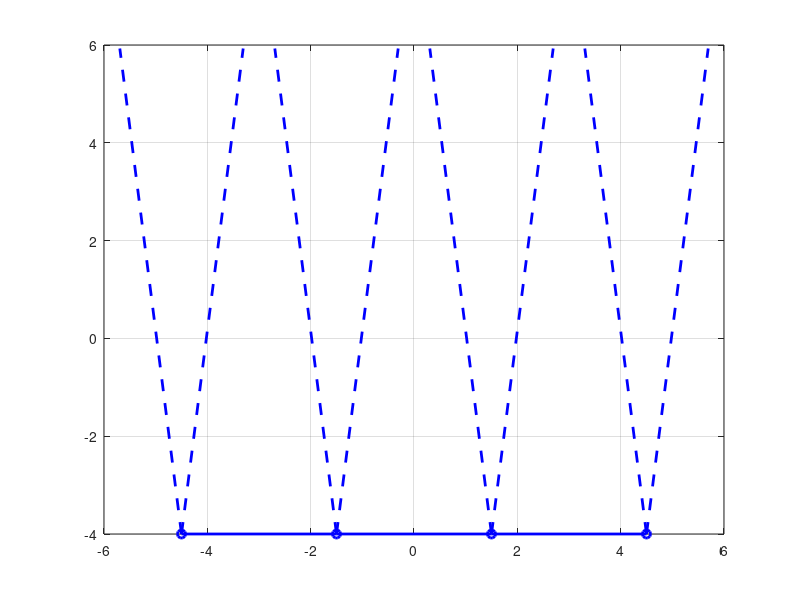

MATLAB code for this plot: (Note: this script raises an error after producing the figure.)
close all
clear all
clc
%%
xc = [0,3,-3,6,-6];
radiusCircle = 1;
FOV = atan(0.5/5)+0.02;

figure1 = figure(1);

% Create axes
axes1 = axes('Parent',figure1);
hold(axes1,'on');

% subplot(1,2,1)
hold on;grid on; box on;

% pgon = polyshape([-1 -1 1 1], [-1 1 1 -1]);
% plot(pgon,'FaceColor','red','FaceAlpha',0.8);
% pgon = polyshape([-4 -4 -2 -2], [-1 1 1 -1]);
% plot(pgon,'FaceColor','red','FaceAlpha',0.8);
% pgon = polyshape([4 4 2 2], [-1 1 1 -1]);
% plot(pgon,'FaceColor','red','FaceAlpha',0.8);
% pgon = polyshape([-7 -7 -5 -5], [-1 1 1 -1]);
% plot(pgon,'FaceColor','red','FaceAlpha',0.8);
% pgon = polyshape([7 7 5 5], [-1 1 1 -1]);
% plot(pgon,'FaceColor','red','FaceAlpha',0.8);

VerticesLocationX = [4.5,1.5,-1.5,-4.5];
VerticesLocationY = -4*ones(1,length(VerticesLocationX));
VerticesLocation = [VerticesLocationX;VerticesLocationY];
commandpath = plot(VerticesLocationX,VerticesLocationY,'o-','linewidth',2,'color',[0 0 1]);

for i=1:1:length(VerticesLocationX)
r = 10;

teta = pi/2+FOV;
x = [VerticesLocation(1,i),VerticesLocation(1,i)+r *cos(teta)];
y = [VerticesLocation(2,i),VerticesLocation(2,i)+r *sin(teta)];
plot(x,y,'b--','lineWidth',2)
teta = pi/2-FOV;

x = [VerticesLocation(1,i),VerticesLocation(1,i)+r *cos(teta)];
y = [VerticesLocation(2,i),VerticesLocation(2,i)+r *sin(teta)];
plot(x,y,'b--','lineWidth',2)
end






% %execution-coverage
% % Define x, f(x), and M(x)
% fUpper = 3.5*ones(length(x),1);
% fLower = 3*ones(length(x),1);
% M = x+7;
% % Define the vertices: the points at (x, f(x)) and (x, 0)
% N = length(x);
% verts = [x(:), fUpper(:); x(:) fLower(:)];
% % Define the faces to connect each adjacent f(x) and the corresponding points at y = 0.
% q = (1:N-1)';
% faces = [q, q+1, q+N+1, q+N];
% p = patch('Faces', faces, 'Vertices', verts, 'FaceVertexCData', [M(:); M(:)], 'FaceColor', 'interp', 'EdgeColor', 'none')

x = [-7:0.01:7]';
POIStrip = [x,ones(length(x),1)*3]';


M_command =0;
for i=1:1:length(POIStrip)
    p=0;
    for j=1:1:length(VerticesLocation)
        p = 1-(1-p)*(1-IsInspectPOI(VerticesLocation(:,j),POIStrip(:,i),xc,radiusCircle,FOV));
    end
    M_command(i) = p;
end


% [aa,bb] =find(M_command>0.5);
% POIStrip = POIStrip(:,bb);
% M_command = M_command(bb);

grayColor = [0.7 .7 0.5,0.1];
mc = 100;
M_execution =zeros(length(POIStrip),1);

for j=1:1:mc
    PoseUpdateTheta = VerticesLocation;
    for i=1:1:length(PoseUpdateTheta)
        r = abs(rand_mu_sigma(0,1,1,1)*1);
        azimuth = rand_mu_sigma(0,2*pi,1,1);
        lastError = [
            r * cos(azimuth)
            r * sin(azimuth)];
        PoseUpdateTheta(:,i) = PoseUpdateTheta(:,i) +lastError;
    end
    plot(PoseUpdateTheta(1,:),PoseUpdateTheta(2,:),'lineWidth',2,'Color', grayColor)
%     plot(PoseUpdateTheta(1,:),PoseUpdateTheta(2,:),'o','lineWidth',2,'Color', grayColor)
    
    
    for i=1:1:length(POIStrip)
        p=0;
        for k=1:1:length(PoseUpdateTheta)
            p = 1-(1-p)*(1-IsInspectPOI(PoseUpdateTheta(:,k),POIStrip(:,i),xc,radiusCircle,FOV));
        end
        M_execution(i) = M_execution(i)+p;
    end
end
M_execution = M_execution./mc;

grayColor = [0.7 .7 0.5,1];
executionpath = plot(PoseUpdateTheta(1,:),PoseUpdateTheta(2,:),'o-','lineWidth',2,'Color', grayColor)
for i=1:1:length(PoseUpdateTheta)
r = 10;
teta = pi/2+FOV;
x = [PoseUpdateTheta(1,i),PoseUpdateTheta(1,i)+r *cos(teta)];
y = [PoseUpdateTheta(2,i),PoseUpdateTheta(2,i)+r *sin(teta)];
plot(x,y,'--','lineWidth',2,'Color', grayColor)
teta = pi/2-FOV;

x = [PoseUpdateTheta(1,i),PoseUpdateTheta(1,i)+r *cos(teta)];
y = [PoseUpdateTheta(2,i),PoseUpdateTheta(2,i)+r *sin(teta)];
plot(x,y,'--','lineWidth',2,'Color', grayColor)
end

%command-coverage
% Define x, f(x), and M(x)
x = POIStrip(1,:);
fUpper = 3.5*ones(length(x),1);
fLower = 3*ones(length(x),1);
% M = -x+7;
% Define the vertices: the points at (x, f(x)) and (x, 0)
N = length(x);
verts = [x(:), fUpper(:); x(:) fLower(:)];
% Define the faces to connect each adjacent f(x) and the corresponding points at y = 0.
q = (1:N-1)';
faces = [q, q+1, q+N+1, q+N];
p_execution = patch('Faces', faces, 'Vertices', verts, 'FaceVertexCData', [M_execution(:); M_execution(:)], 'FaceColor', 'interp', 'EdgeColor', 'none')
uistack(p_execution,'top');

%command-coverage
% Define x, f(x), and M(x)
x = POIStrip(1,:);
fUpper = 3*ones(length(x),1);
fLower = 2.5*ones(length(x),1);
% M = -x+7;
% Define the vertices: the points at (x, f(x)) and (x, 0)
N = length(x);
verts = [x(:), fUpper(:); x(:) fLower(:)];
% Define the faces to connect each adjacent f(x) and the corresponding points at y = 0.
q = (1:N-1)';
faces = [q, q+1, q+N+1, q+N];
p_command = patch('Faces', faces, 'Vertices', verts, 'FaceVertexCData', [M_command(:); M_command(:)], 'FaceColor', 'interp', 'EdgeColor', 'none')
uistack(p_command,'top');

for i=1:1:length(xc)
plotCircle(xc(i),0,radiusCircle,100)
end


% Create textarrow
annotation('textarrow',[0.160069444444444 0.217013888888889],...
    [0.924553275976175 0.905360688285903]);

% Create textarrow
annotation('textarrow',[0.164236111111111 0.217708333333333],...
    [0.843150231634679 0.86168100595632]);

% Create textbox
annotation('textbox',...
    [0.0618388934092758 0.898063200815494 0.100324337763313 0.0723751274209991],...
    'String',{'Execution','coverage'},...
    'FontSize',12,...
    'FitBoxToText','on',...
    'BackgroundColor',[0.501960784313725 0.501960784313725 0.501960784313725]);

% Create textbox
annotation('textbox',...
    [0.0593978844589097 0.795107033639144 0.100324337763313 0.0723751274209991],...
    'String',{'Command','coverage'},...
    'FontSize',12,...
    'FitBoxToText','on',...
    'BackgroundColor',[0.501960784313725 0.501960784313725 0.501960784313725]);

legend1 = legend(axes1,'show');
set(legend1,...
    'Position',[0.360716164903717 0.140866826853066 0.228234336859235 0.0823139653414883]);

% text(VerticesLocationX(1)+0.3,VerticesLocationY(1),'\pi^c','color',[0 0 1],'FontSize',14,'fontweight','bold')
% % text(PoseUpdateTheta(1,1)+0.3,PoseUpdateTheta(2,1)-0.2,'\Pi^e','color',grayColor,'FontSize',14,'fontweight','bold')
% text(2.5+0.3,-4.5-0.2,'\Pi^e','color',grayColor,'FontSize',14,'fontweight','bold')
legend([commandpath,executionpath],'command-path','execution-paths','location','best')
% legend([commandpath,executionpath,p_command,p_execution],'command-path','execution-paths','POI commnad','POI execution','location','best')

uistack(executionpath,'top');
uistack(commandpath,'top');

% x = [0.2 0.3];
% y = [0.8 0.85];
% annotation('textarrow',x,y,'String','POI command')
xlabel('x[m]','fontsize',12)
ylabel('y[m]','fontsize',12)
ax = gca; 
ax.FontSize = 16; 
xlim([-7.1 7.1])
ylim([-6 3.5])
% POIlocationX = VerticesLocationX;
% POIlocationY = 2*ones(1,length(POIlocationX));
% plot(POIlocationX,POIlocationY,'o','linewidth',2);
% cMap = interp1([0;1],[1 0 0; 0 1 0],linspace(0,1,256));
% cMap = cMap.^1.5;
% colormap(cMap)
colorbar
                  % Confidence Intervals
